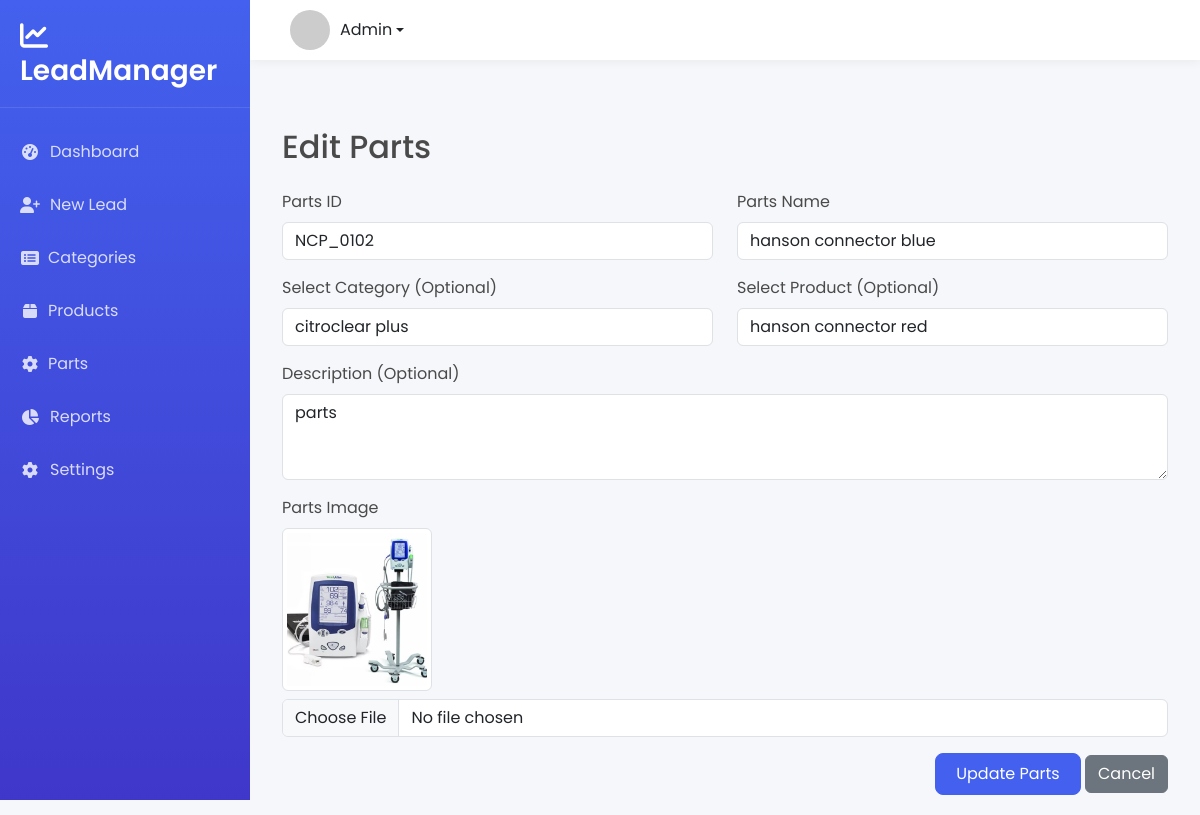
Screenshot of /parts/NCP_0102/edit/ with the database file from the repository.
### leads/models.py (models this page shows, shortened)
class Parts(models.Model):
    id = models.CharField(max_length=100, primary_key=True)
    name = models.CharField(max_length=200)
    category = models.ForeignKey(Category, on_delete=models.SET_NULL, null=True, blank=True)
    product = models.ForeignKey(Product, on_delete=models.SET_NULL, null=True, blank=True)
    description = models.TextField(blank=True, null=True)
    parts_image = models.ImageField(upload_to='parts_images/', blank=True, null=True)
    created_at = models.DateTimeField(auto_now_add=True)
    updated_at = models.DateTimeField(auto_now=True)
    class Meta:
        verbose_name = "Parts"
        verbose_name_plural = "Parts"
        ordering = ['-created_at']

class Category(models.Model):
    id = models.CharField(max_length=50, primary_key=True)
    name = models.CharField(max_length=100)
    description = models.TextField(blank=True, null=True)
    image = models.ImageField(upload_to='categories/', blank=True, null=True)
    created_at = models.DateTimeField(auto_now_add=True)
    updated_at = models.DateTimeField(auto_now=True)

class Product(models.Model):
    PRODUCT_UNITS = [
        ('kg', 'Kilogram'),
        ('ltr', 'Liter'),
        ('pcs', 'Pieces'),
        ('box', 'Box'),
        ('nos', 'Numbers'),
    ]
    id = models.CharField(max_length=50, primary_key=True)
    name = models.CharField(max_length=100)
    selling_price = models.DecimalField(max_digits=10, decimal_places=2)
    tax_percent = models.DecimalField(max_digits=5, decimal_places=2)
    purchase_price = models.DecimalField(max_digits=10, decimal_places=2)
    unit = models.CharField(max_length=10, choices=PRODUCT_UNITS, default='pcs')
    hsn_sac = models.CharField(max_length=20, blank=True, null=True)
    description = models.TextField(blank=True)
    category = models.ForeignKey('Category', on_delete=models.SET_NULL, null=True)
    product_image = models.ImageField(upload_to='product_images/', blank=True, null=True)
    created_at = models.DateTimeField(auto_now_add=True)

### leads/views.py (the view, shortened to what this page needs)
# urls.py: path('parts/<str:parts_id>/edit/', views.edit_parts, name='edit_parts'),
def edit_parts(request, parts_id):
    parts = get_object_or_404(Parts, id=parts_id)
    categories = Category.objects.all()
    products = Product.objects.all()
    return render(request, 'edit_parts.html', {
        'parts': parts,
        'categories': categories,
        'products': products
    })

### leads/templates/edit_parts.html (shortened to what this page needs)
{% extends 'base.html' %}
{% block content %}
<div class="container mt-5">
  <h2 class="mb-4">Edit Parts</h2>
  <form method="POST" enctype="multipart/form-data">
    <div class="row mb-3">
      <div class="col-md-6">
        <label for="parts_id" class="form-label">Parts ID</label>
        <input type="text" name="parts_id" id="parts_id" class="form-control" value="{{ parts.id }}" readonly>
      </div>
      <div class="col-md-6">
        <label for="name" class="form-label">Parts Name</label>
        <input type="text" name="name" id="name" class="form-control" value="{{ parts.name }}" required>
      </div>
    </div>
    <div class="row mb-3">
      <div class="col-md-6">
        <label for="category" class="form-label">Select Category (Optional)</label>
        <select name="category" id="category" class="form-control">
          {% for category in categories %}
            <option value="{{ category.id }}" {% if parts.category_id == category.id %}selected{% endif %}>{{ category.name }}</option>
          {% endfor %}
        </select>
      </div>
      <div class="col-md-6">
        <label for="product" class="form-label">Select Product (Optional)</label>
        <select name="product" id="product" class="form-control">
          {% for product in products %}
            <option value="{{ product.id }}" {% if parts.product_id == product.id %}selected{% endif %}>{{ product.name }}</option>
          {% endfor %}
        </select>
      </div>
    </div>
    <div class="mb-3">
      <label for="description" class="form-label">Description (Optional)</label>
      <textarea name="description" id="description" class="form-control" rows="3" placeholder="Enter parts description...">{{ parts.description }}</textarea>
    </div>
    <div class="mb-3">
      <label for="image" class="form-label">Parts Image</label>
      {% if parts.image %}
        <div class="mb-2">
          <img src="{{ parts.image.url }}" alt="Parts Image" width="150" class="img-thumbnail">
        </div>
      {% elif parts.parts_image %}
        <div class="mb-2">
          <img src="{{ parts.parts_image.url }}" alt="Parts Image" width="150" class="img-thumbnail">
        </div>
      {% endif %}
      <input type="file" name="image" id="image" class="form-control">
    </div>
    <div class="text-end">
      <button type="submit" class="btn btn-primary">Update Parts</button>
      <a href="{% url 'parts_list' %}" class="btn btn-secondary">Cancel</a>
    </div>
  </form>
</div>
{% endblock %}

### leads/templates/base.html (style rules this page uses)
:root { --primary-color: #4361ee; --secondary-color: #3f37c9; --accent-color: #4895ef; --light-color: #f8f9fa; --dark-color: #212529; --sidebar-width: 250px; --header-height: 60px; }
body { font-family: 'Poppins', sans-serif; background-color: #f5f7fa; color: #4a4a4a; min-height: 100vh; display: flex; flex-direction: column; }
.btn-primary { background-color: var(--primary-color); border-color: var(--primary-color); padding: 8px 20px; border-radius: 8px; }

### rows the page displays
Parts: parts_id "NCP_0102", name "hanson connector blue", category "citroclear plus", product "hanson connector red", description "parts", parts_image (picture)
